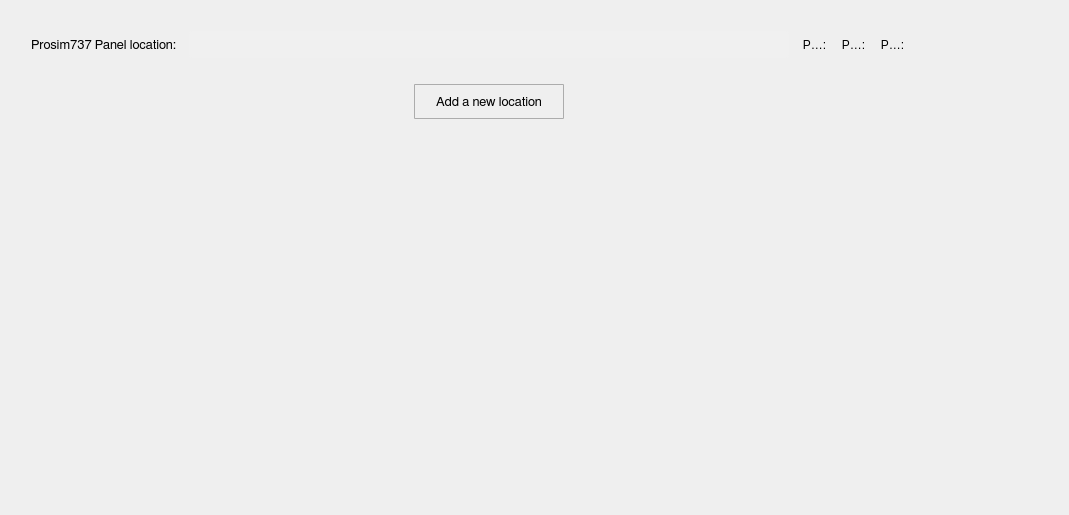
          <widget class="QWidget" name="scrollAreaWidgetContents_7">
           <property name="geometry">
            <rect>
             <x>0</x>
             <y>0</y>
             <width>1069</width>
             <height>515</height>
            </rect>
           </property>
           <layout class="QGridLayout" name="gridLayout_8">
            <item row="0" column="1">
             <spacer name="verticalSpacer_23">
              <property name="orientation">
               <enum>Qt::Vertical</enum>
              </property>
              <property name="sizeType">
               <enum>QSizePolicy::Fixed</enum>
              </property>
              <property name="sizeHint" stdset="0">
               <size>
                <width>20</width>
                <height>20</height>
               </size>
              </property>
             </spacer>
            </item>
            <item row="1" column="0">
             <spacer name="horizontalSpacer_38">
              <property name="orientation">
               <enum>Qt::Horizontal</enum>
              </property>
              <property name="sizeType">
               <enum>QSizePolicy::Fixed</enum>
              </property>
              <property name="sizeHint" stdset="0">
               <size>
                <width>20</width>
                <height>20</height>
               </size>
              </property>
             </spacer>
            </item>
            <item row="1" column="1" rowspan="2" colspan="2">
             <layout class="QVBoxLayout" name="verticalLayout_9">
              <item>
               <layout class="QVBoxLayout" name="panel_vl">
                <property name="spacing">
                 <number>12</number>
                </property>
                <item>
                 <layout class="QHBoxLayout" name="horizontalLayout_12">
                  <item>
                   <widget class="QLabel" name="panel_lb_1">
                    <property name="minimumSize">
                     <size>
                      <width>0</width>
                      <height>27</height>
                     </size>
                    </property>
                    <property name="maximumSize">
                     <size>
                      <width>16777215</width>
                      <height>27</height>
                     </size>
                    </property>
                    <property name="font">
                     <font>
                      <family>FreeSans</family>
                      <pointsize>10</pointsize>
                      <weight>50</weight>
                      <bold>false</bold>
                      <stylestrategy>PreferAntialias</stylestrategy>
                      <kerning>true</kerning>
                     </font>
                    </property>
                    <property name="text">
                     <string>Prosim737 Panel location:</string>
                    </property>
                   </widget>
                  </item>
                  <item>
                   <widget class="QLineEdit" name="panel_ln_1">
                    <property name="minimumSize">
                     <size>
                      <width>600</width>
                      <height>27</height>
                     </size>
                    </property>
                    <property name="maximumSize">
                     <size>
                      <width>600</width>
                      <height>27</height>
                     </size>
                    </property>
                    <property name="font">
                     <font>
                      <family>FreeSans</family>
                      <pointsize>9</pointsize>
                      <weight>50</weight>
                      <bold>false</bold>
                      <stylestrategy>PreferAntialias</stylestrategy>
                      <kerning>true</kerning>
                     </font>
                    </property>
                    <property name="styleSheet">
                     <string notr="true">QLineEdit {
	border-radius: 3px;
   padding: 1px 4px 1px 4px;
	background-color:  rgb(240, 240, 240);
}</string>
                    </property>
                    <property name="frame">
                     <bool>false</bool>
                    </property>
                   </widget>
                  </item>
                  <item>
                   <widget class="QToolButton" name="panel_bt_1">
                    <property name="maximumSize">
                     <size>
                      <width>27</width>
                      <height>27</height>
                     </size>
                    </property>
                    <property name="styleSheet">
                     <string notr="true">QToolButton {
	border: 1px solid transparent;
	background-color: transparent;
	width: 27px;
	height: 27px;
}

QToolButton:flat {
	border: none;
}</string>
                    </property>
                    <property name="text">
                     <string>Prosim737 Server location:</string>
                    </property>
                    <property name="icon">
                     <iconset>
                      <normaloff>icons/open_popup_icon.svg</normaloff>icons/open_popup_icon.svg</iconset>
                    </property>
                    <property name="iconSize">
                     <size>
                      <width>23</width>
                      <height>23</height>
                     </size>
                    </property>
                    <property name="autoRaise">
                     <bool>false</bool>
                    </property>
                   </widget>
                  </item>
                  <item>
                   <widget class="QToolButton" name="none_bt_7">
                    <property name="maximumSize">
                     <size>
                      <width>27</width>
                      <height>27</height>
                     </size>
                    </property>
                    <property name="styleSheet">
                     <string notr="true">QToolButton {
	border: 1px solid transparent;
	background-color: transparent;
	width: 27px;
	height: 27px;
}

QToolButton:flat {
	border: none;
}</string>
                    </property>
                    <property name="text">
                     <string>Prosim737 Server location:</string>
                    </property>
                    <property name="icon">
                     <iconset>
                      <normaloff>icons/none_icon.png</normaloff>icons/none_icon.png</iconset>
                    </property>
                    <property name="iconSize">
                     <size>
                      <width>23</width>
                      <height>23</height>
                     </size>
                    </property>
                    <property name="autoRaise">
                     <bool>false</bool>
                    </property>
                   </widget>
                  </item>
                  <item>
                   <widget class="QToolButton" name="info_bt_9">
                    <property name="maximumSize">
                     <size>
                      <width>27</width>
                      <height>27</height>
                     </size>
                    </property>
                    <property name="styleSheet">
                     <string notr="true">QToolButton {
	border: 1px solid transparent;
	background-color: transparent;
	width: 27px;
	height: 27px;
}

QToolButton:flat {
	border: none;
}</string>
                    </property>
                    <property name="text">
                     <string>Prosim737 Server location:</string>
                    </property>
                    <property name="icon">
                     <iconset>
                      <normaloff>icons/info_icon.svg</normaloff>icons/info_icon.svg</iconset>
                    </property>
                    <property name="iconSize">
                     <size>
                      <width>23</width>
                      <height>23</height>
                     </size>
                    </property>
                    <property name="autoRaise">
                     <bool>false</bool>
                    </property>
                   </widget>
                  </item>
                  <item>
                   <spacer name="horizontalSpacer_28">
                    <property name="orientation">
                     <enum>Qt::Horizontal</enum>
                    </property>
                    <property name="sizeHint" stdset="0">
                     <size>
                      <width>40</width>
                      <height>20</height>
                     </size>
                    </property>
                   </spacer>
                  </item>
                 </layout>
                </item>
               </layout>
              </item>
              <item>
               <spacer name="verticalSpacer_16">
                <property name="orientation">
                 <enum>Qt::Vertical</enum>
                </property>
                <property name="sizeType">
                 <enum>QSizePolicy::Fixed</enum>
                </property>
                <property name="sizeHint" stdset="0">
                 <size>
                  <width>20</width>
                  <height>20</height>
                 </size>
                </property>
               </spacer>
              </item>
              <item>
               <layout class="QHBoxLayout" name="horizontalLayout_13">
                <item>
                 <spacer name="horizontalSpacer_29">
                  <property name="orientation">
                   <enum>Qt::Horizontal</enum>
                  </property>
                  <property name="sizeHint" stdset="0">
                   <size>
                    <width>40</width>
                    <height>20</height>
                   </size>
                  </property>
                 </spacer>
                </item>
                <item>
                 <widget class="QToolButton" name="panel_new_location">
                  <property name="minimumSize">
                   <size>
                    <width>150</width>
                    <height>35</height>
                   </size>
                  </property>
                  <property name="maximumSize">
                   <size>
                    <width>16777215</width>
                    <height>35</height>
                   </size>
                  </property>
                  <property name="font">
                   <font>
                    <family>FreeSans</family>
                    <pointsize>10</pointsize>
                    <weight>50</weight>
                    <bold>false</bold>
                    <stylestrategy>PreferAntialias</stylestrategy>
                    <kerning>true</kerning>
                   </font>
                  </property>
                  <property name="styleSheet">
                   <string notr="true">QToolButton {
	border: 1px solid #acacac;
	border-radius: 1px;
	background-color: qlineargradient(x1:0, y1:0, x2:0, y2:1,
									stop:0 #f0f0f0, stop:1 #e5e5e5);
}

QToolButton:hover {
	border: 1px solid #7eb4ea;
	border-radius: 1px;
	background-color: qlineargradient(x1:0, y1:0, x2:0, y2:1,
									stop:0 #ecf4fc, stop:1 #dcecfc);
}

QToolButton:pressed {
	border: 1px solid #579de5;
	border-radius: 1px;
	background-color: qlineargradient(x1:0, y1:0, x2:0, y2:1,
									stop:0 #daecfc, stop:1 #c4e0fc);
}</string>
                  </property>
                  <property name="text">
                   <string>Add a new location</string>
                  </property>
                 </widget>
                </item>
                <item>
                 <spacer name="horizontalSpacer_30">
                  <property name="orientation">
                   <enum>Qt::Horizontal</enum>
                  </property>
                  <property name="sizeHint" stdset="0">
                   <size>
                    <width>40</width>
                    <height>20</height>
                   </size>
                  </property>
                 </spacer>
                </item>
               </layout>
              </item>
             </layout>
            </item>
            <item row="2" column="3">
             <spacer name="horizontalSpacer_39">
              <property name="orientation">
               <enum>Qt::Horizontal</enum>
              </property>
              <property name="sizeHint" stdset="0">
               <size>
                <width>56</width>
                <height>20</height>
               </size>
              </property>
             </spacer>
            </item>
            <item row="3" column="2">
             <spacer name="verticalSpacer_22">
              <property name="orientation">
               <enum>Qt::Vertical</enum>
              </property>
              <property name="sizeHint" stdset="0">
               <size>
                <width>20</width>
                <height>363</height>
               </size>
              </property>
             </spacer>
            </item>
           </layout>
          </widget>
